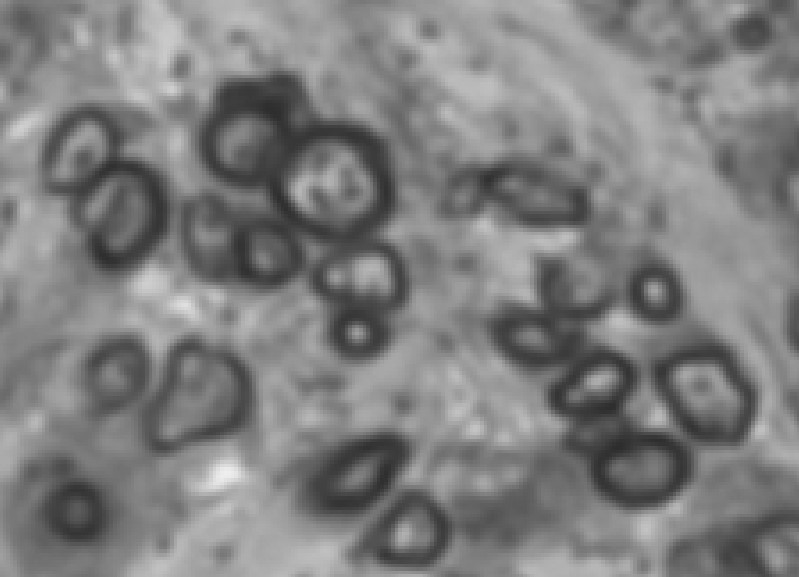
#> input picture 01_PDI/im_contrast_3.jpg, 799 x 577 px
$ jupyter execute ex1.ipynb
#> lines starting #> are read from the running program, lines starting #| are printed output that depends on the picture
[cell 1]
import cv2 as cv
import numpy as np
import matplotlib.pyplot as plt

[cell 2]
input_img = cv.imread('im_contrast_3.jpg')
#> input_img is the input picture: shape (577, 799, 3); min 44, max 239, mean 126.9
img = input_img[:,:,::-1]

[cell 3]
plt.imshow(input_img)

[cell 4]
l = np.max(img)
#> l = 239
c = 255/(np.log(1 + l))
#> c = 46.53
io = c*np.log(1 + img)
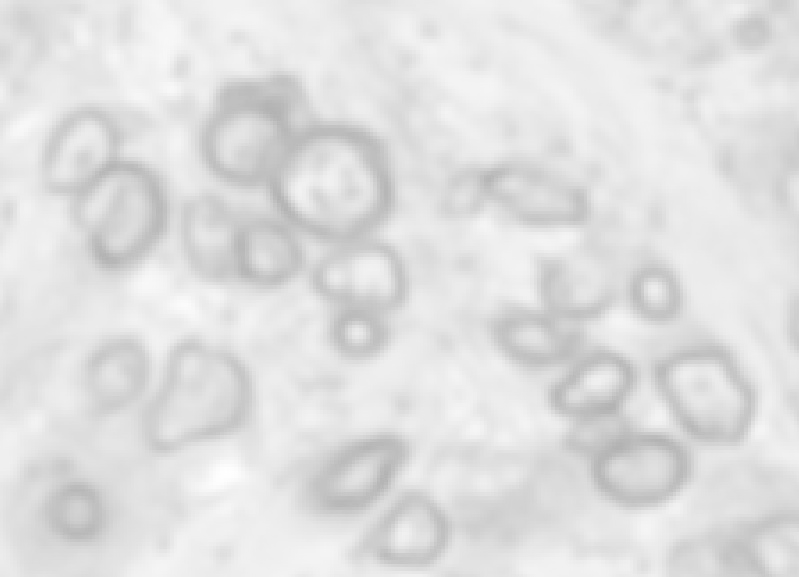
#> io: shape (577, 799, 3) float16; min 177.1, max 255, mean 223.9

$$s = T(r) = clog(r+1)$$

[cell 5]
# Apply log transform
img_log = (np.log(img+1)/(np.log(1+np.max(img))))*255
# Specify the data type
img_log = np.array(img_log,dtype=np.uint8)
plt.imshow(img_log)

[cell 6]
# Ensanchamiento de contraste
A = 0
B = 0
m = 150
E = 3
r = np.arange(0,255,1)
s = 1/(1 + (m/r)**E)

[cell 7]
plt.plot(r, s)
plt.show()
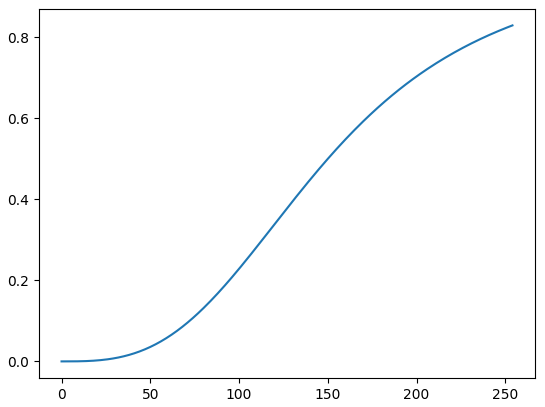
#> figure drawn by matplotlib, 1 panel; curve peaks at x = 254, y = 0.829

[cell 8]
s2 = 1/(1 + (m/img_log)**E)
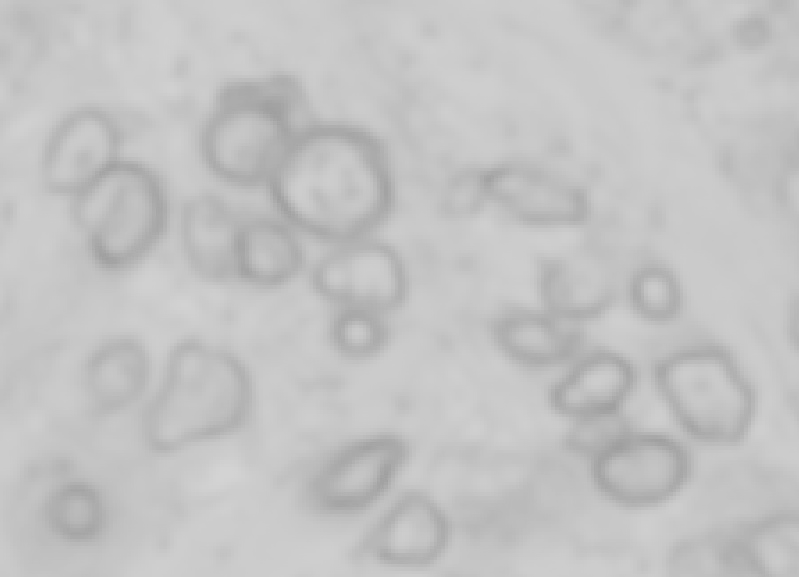
#> s2: shape (577, 799, 3) float64; min 0.622, max 0.831, mean 0.765
plt.imshow(s2)

[cell 9]
# Ecualización del histograma

[nk, k] = np.histogram(img_log.flatten(),256,[0,256])
#> nk = 256 values, max 63537 at index 232, min 0 at index 0, mean 5402.6; k = 257 values from 0 to 256
height, width = img_log.shape[:2]
#> height = 577; width = 799

nk = nk/(height* width)
#> nk = 256 values, max 0.138 at index 232, min 0 at index 0, mean 0.0117
L = np.max(img_log)
#> L = 255
Tnk = np.zeros(L)
#> Tnk = 255 values from 0 to 0
sum_ = 0
for i in range(0, L):
    sum_ += nk[i]
    Tnk[i] = np.floor((L-1)*sum_)
#> after the loop, Tnk = 255 values from 0 to 761; sum_ = 3
print(np.max(img_log))
#| 255


Iout4 = Tnk[img_log-1]
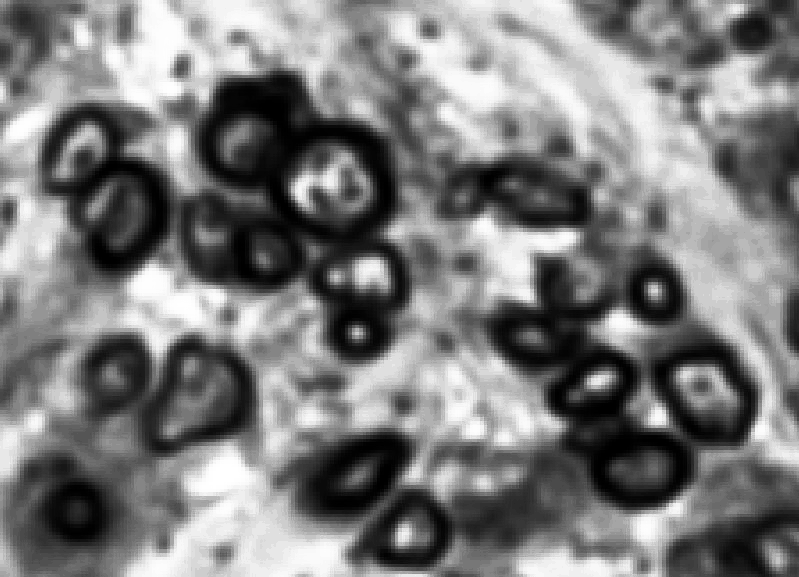
#> Iout4: shape (577, 799, 3) float64; min 0, max 761, mean 370.9; drawn with min black and max white
Iout4 = np.array(Iout4, dtype=np.uint8)
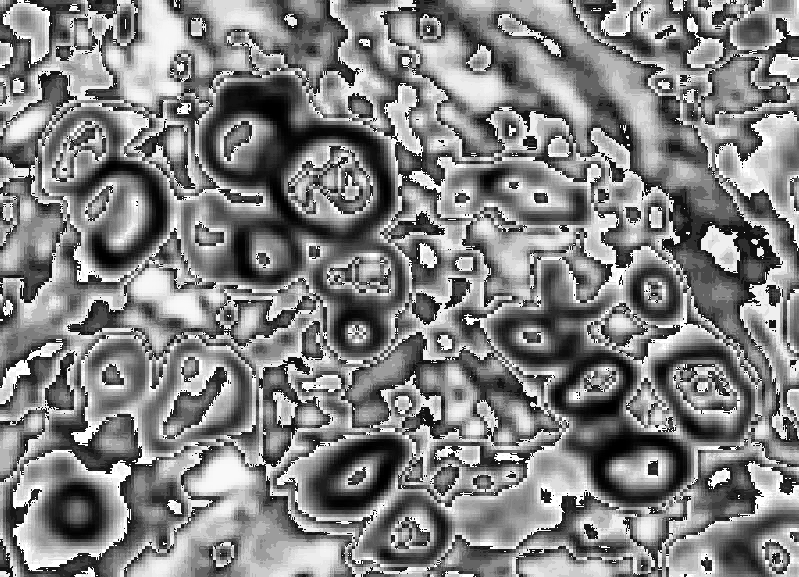
#> Iout4: shape (577, 799, 3); min 0, max 255, mean 130.6
plt.imshow(Iout4)

$ run again, with 01_PDI/im_contrast_1.jpg copied over 01_PDI/im_contrast_3.jpg
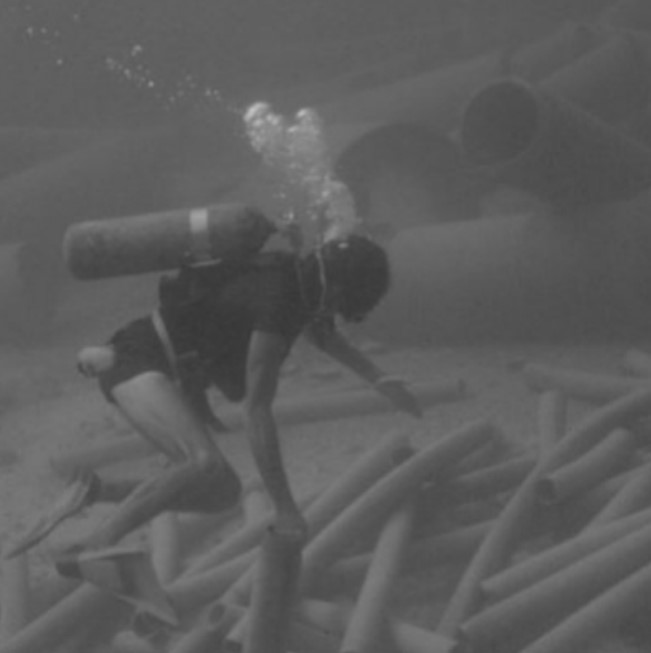
#> input picture 01_PDI/im_contrast_1.jpg, 651 x 653 px
#> input_img is the input picture: shape (653, 651, 3); min 54, max 193, mean 92.8
#> l = 193
#> c = 48.41
#> `s2 = 1/(1 + (m/img_log)**E)`:
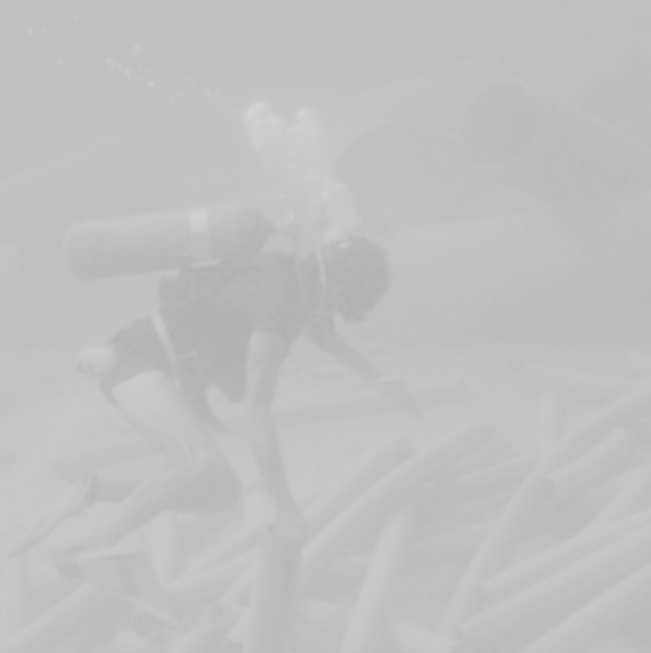
#> s2: shape (653, 651, 3) float64; min 0.684, max 0.831, mean 0.755
#> `[nk, k] = np.histogram(img_log.flatten(),256,[0,256])`: nk = 256 values, max 122841 at index 221, min 0 at index 0, mean 4981.7; k = 257 values from 0 to 256
#> `nk = nk/(height* width)`: nk = 256 values, max 0.289 at index 221, min 0 at index 0, mean 0.0117
#> L = 255
#> after the loop `for i in range(0, L):`: Tnk = 255 values from 0 to 761; sum_ = 3
#| 255
#> `Iout4 = np.array(Iout4, dtype=np.uint8)`:
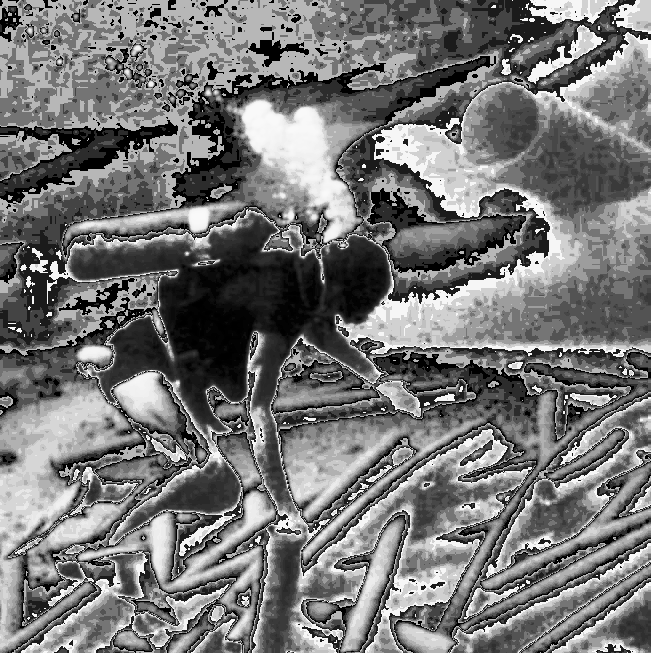
#> Iout4: shape (653, 651, 3); min 0, max 249, mean 117.5

$ run again, with 01_PDI/im_contrast_4.jpg copied over 01_PDI/im_contrast_3.jpg
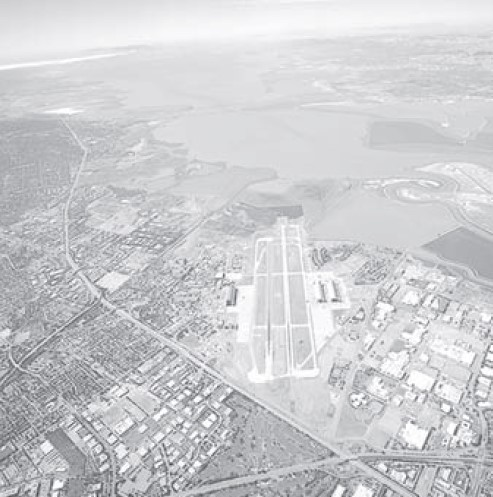
#> input picture 01_PDI/im_contrast_4.jpg, 493 x 497 px
#> input_img is the input picture: shape (497, 493, 3); mean B, G, R 207.9, 205.2, 204.7
#> l = 255
#> c = 45.99
#> io: shape (497, 493, 3) float16; 0.44% of the values are NaN or infinite; the others: min 190.6, max 255, mean 244.9
#> `img_log = np.array(img_log,dtype=np.uint8)`:
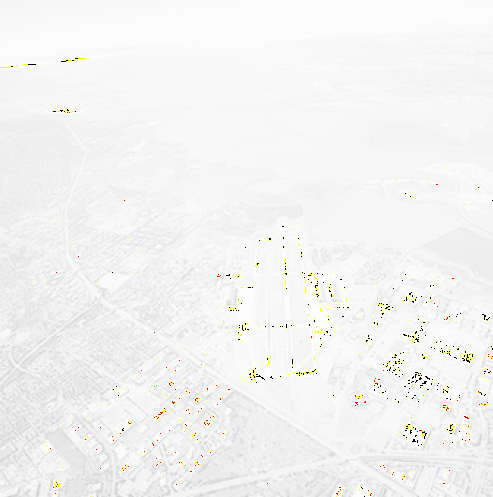
#> img_log: shape (497, 493, 3); mean R, G, B 243.3, 243.2, 242.9
#> `s2 = 1/(1 + (m/img_log)**E)`:
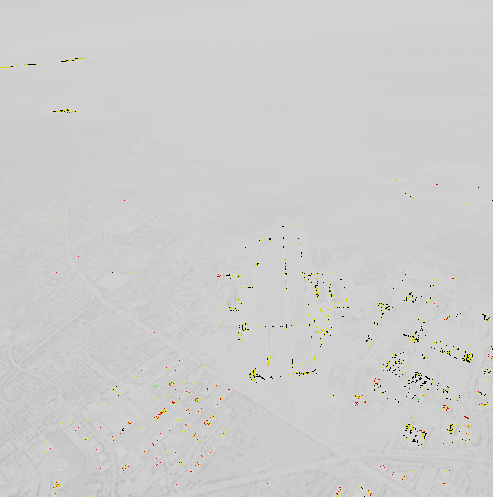
#> s2: shape (497, 493, 3) float64; mean R, G, B 0.809, 0.808, 0.806
#> `[nk, k] = np.histogram(img_log.flatten(),256,[0,256])`: nk = 256 values, max 90044 at index 248, min 0 at index 1, mean 2871.3; k = 257 values from 0 to 256
#> `nk = nk/(height* width)`: nk = 256 values, max 0.367 at index 248, min 0 at index 1, mean 0.0117
#> L = 254
#> after the loop `for i in range(0, L):`: Tnk = 254 values from 3 to 748; sum_ = 2.96
#| 254

$ run again, with 01_PDI/im_contrast_5.jpg copied over 01_PDI/im_contrast_3.jpg
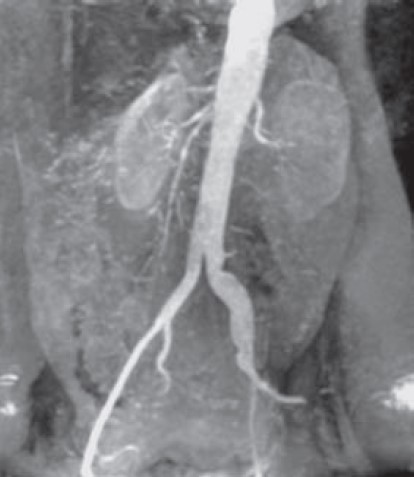
#> input picture 01_PDI/im_contrast_5.jpg, 414 x 477 px
#> input_img is the input picture: shape (477, 414, 3); mean B, G, R 133.3, 130.5, 129.8
#> l = 247
#> c = 46.25
#> `s2 = 1/(1 + (m/img_log)**E)`:
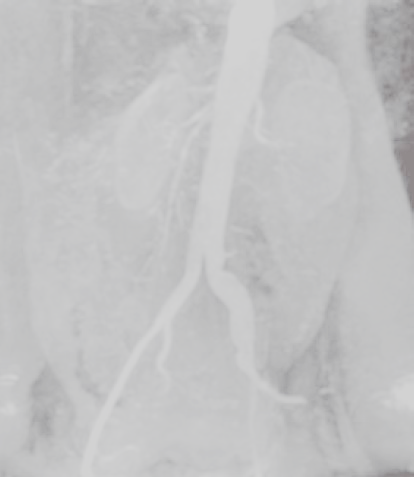
#> s2: shape (477, 414, 3) float64; mean R, G, B 0.765, 0.765, 0.768
#> `[nk, k] = np.histogram(img_log.flatten(),256,[0,256])`: nk = 256 values, max 36809 at index 223, min 0 at index 0, mean 2314.2; k = 257 values from 0 to 256
#> `nk = nk/(height* width)`: nk = 256 values, max 0.186 at index 223, min 0 at index 0, mean 0.0117
#> L = 255
#> after the loop `for i in range(0, L):`: Tnk = 255 values from 0 to 761; sum_ = 3
#| 255
#> `Iout4 = np.array(Iout4, dtype=np.uint8)`:
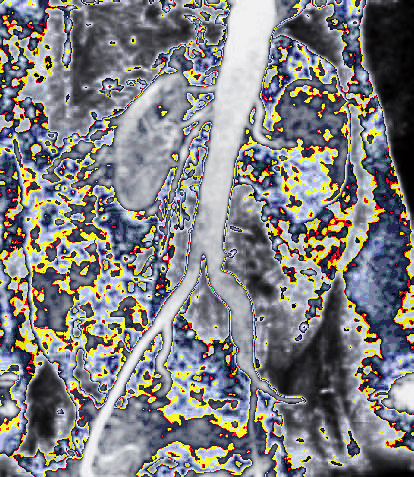
#> Iout4: shape (477, 414, 3); mean R, G, B 128.6, 127.5, 128.2
